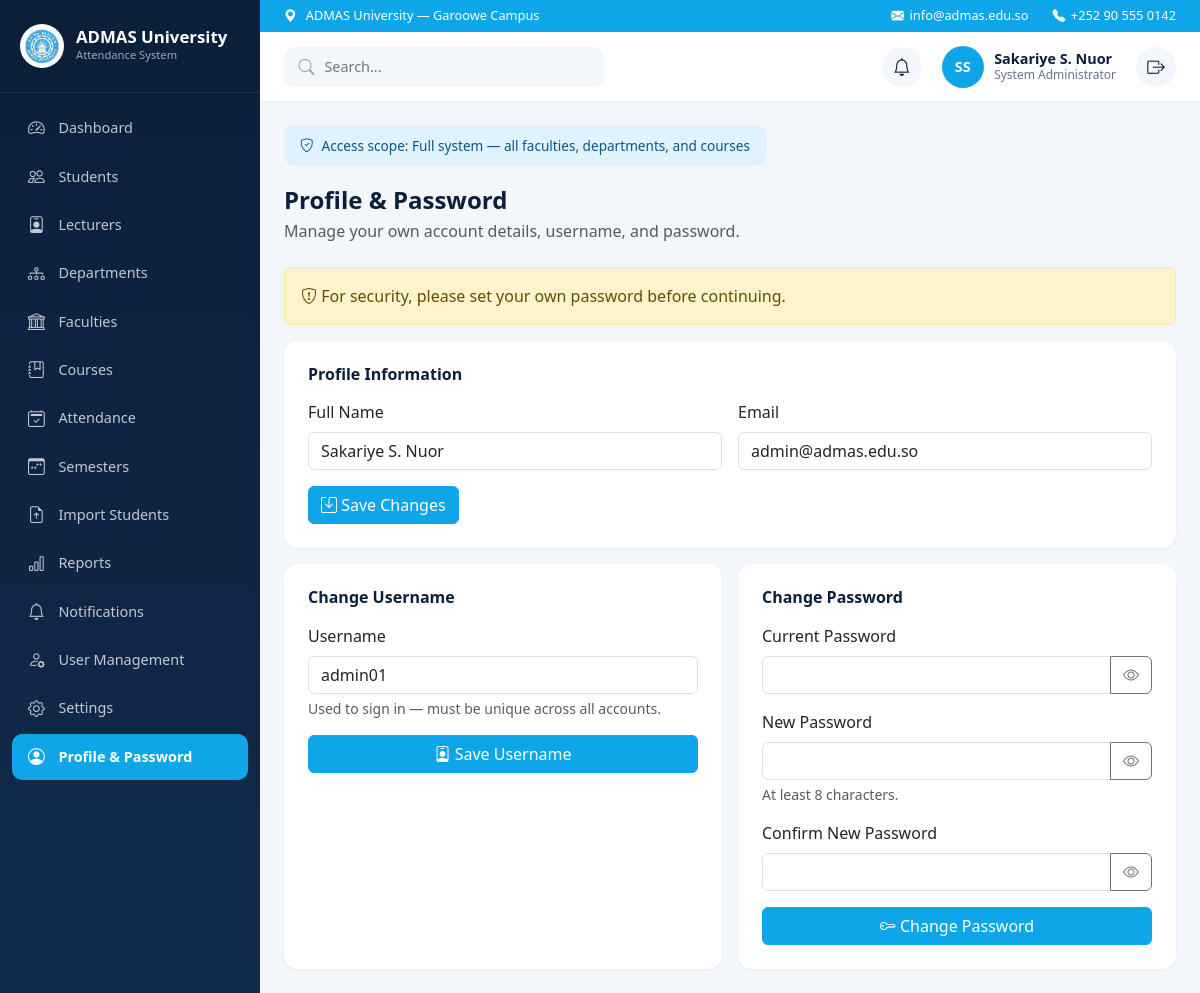
Screenshot of /admin/profile.php (signed in) with the database file from the repository.
### tables this page shows
CREATE TABLE users (
  id             INT UNSIGNED PRIMARY KEY AUTO_INCREMENT,
  username       VARCHAR(60)  NOT NULL UNIQUE,
  password_hash  VARCHAR(255) NOT NULL,       
  full_name      VARCHAR(150) NOT NULL,
  email          VARCHAR(150) NULL UNIQUE,
  role_id        TINYINT UNSIGNED NOT NULL,
  faculty_id     INT UNSIGNED NULL,           
  status         ENUM('active','inactive') NOT NULL DEFAULT 'active',
  must_change_password TINYINT(1) NOT NULL DEFAULT 1,  
  last_login_at  DATETIME NULL,
  created_at     TIMESTAMP DEFAULT CURRENT_TIMESTAMP,
  updated_at     TIMESTAMP DEFAULT CURRENT_TIMESTAMP ON UPDATE CURRENT_TIMESTAMP,
  CONSTRAINT fk_users_role
    FOREIGN KEY (role_id) REFERENCES roles(id),
  CONSTRAINT fk_users_faculty
    FOREIGN KEY (faculty_id) REFERENCES faculties(id) ON DELETE SET NULL
);

### includes/auth.php (called while the page is built, shortened)
<?php
require_once __DIR__ . '/nav_items.php';
function current_user(): ?array
{
    $conn = db();
    $stmt = $conn->prepare('SELECT id, username, full_name, email, role_id, faculty_id, status FROM users WHERE id = ?');
    $stmt->bind_param('i', $_SESSION['user_id']);
    $stmt->execute();
    $result = $stmt->get_result();
    $user = $result->fetch_assoc();
    return $user ?: null;
}
function current_role(): string
{
    return (string) ($_SESSION['role'] ?? '');
}

### includes/nav_items.php (called while the page is built, shortened)
<?php
function role_label(string $role): string
{
    $labels = [
        'system_admin' => 'System Administrator',
        'head_academic' => 'Head of Academic Affairs',
        'registration' => 'Registration Office',
        'dean' => 'Dean',
        'lecturer' => 'Lecturer',
        'student' => 'Student',
    ];
    return $labels[$role] ?? $role;
}

### admin/profile.php (the view, shortened to what this page needs)
<?php
require_once __DIR__ . '/../includes/auth.php';
require_once __DIR__ . '/../includes/nav_items.php';
$conn = db();
$currentUser = current_user();
$settings = [];
$settingsResult = $conn->query('SELECT `key`, `value` FROM settings');
if ($settingsResult) {
    while ($row = $settingsResult->fetch_assoc()) {
        $settings[$row['key']] = $row['value'];
    }
}
$profileFormValues = [
    'full_name' => (string) $currentUser['full_name'],
    'email' => (string) ($currentUser['email'] ?? ''),
];
$usernameFormValues = [
    'new_username' => (string) $currentUser['username'],
];
?>
<!DOCTYPE html>
<html lang="en">
<head>
    <link href="https://cdn.jsdelivr.net/npm/bootstrap@5.3.3/dist/css/bootstrap.min.css" rel="stylesheet">
    <link href="https://cdn.jsdelivr.net/npm/bootstrap-icons@1.11.3/font/bootstrap-icons.min.css" rel="stylesheet">
    <link href="<?= htmlspecialchars(BASE_URL) ?>/assets/css/app.css" rel="stylesheet">
</head>
<body>
    <?php include __DIR__ . '/../includes/sidebar.php'; ?>
    <div class="main-content">
        <?php include __DIR__ . '/../includes/topbar.php'; ?>
        <div class="page-body">
            <div class="scope-banner">
                <i class="bi bi-shield-check"></i>
                Access scope: Full system — all faculties, departments, and courses
            </div>
            <div class="d-flex justify-content-between align-items-start flex-wrap gap-2 mb-4">
                <div>
                    <h4 class="fw-bold mb-1" style="color: #0b1f3a;">Profile &amp; Password</h4>
                    <p class="text-muted mb-0">Manage your own account details, username, and password.</p>
                </div>
            </div>
            <?php if (!empty($_SESSION['must_change_password'])): ?>
                <div class="alert alert-warning" role="alert">
                    <i class="bi bi-shield-exclamation"></i>
                    For security, please set your own password before continuing.
                </div>
            <?php endif; ?>
            <div class="admas-card p-4 mb-3">
                <h6 class="fw-bold mb-3" style="color: #0b1f3a;">Profile Information</h6>
                <form method="post" action="<?= htmlspecialchars(BASE_URL) ?>/admin/profile.php" class="row g-3">
                    <div class="col-md-6">
                        <label for="fullNameInput" class="form-label">Full Name</label>
                        <input type="text" class="form-control" id="fullNameInput" name="full_name" maxlength="150" required
                               value="<?= htmlspecialchars($profileFormValues['full_name']) ?>">
                    </div>
                    <div class="col-md-6">
                        <label for="emailInput" class="form-label">Email</label>
                        <input type="email" class="form-control" id="emailInput" name="email" maxlength="150"
                               value="<?= htmlspecialchars($profileFormValues['email']) ?>">
                    </div>
                    <div class="col-12">
                        <button type="submit" class="btn btn-primary" style="background-color: #0ea5e9; border-color: #0ea5e9;">
                            <i class="bi bi-save"></i> Save Changes
                        </button>
                    </div>
                </form>
            </div>
            <div class="row g-3">
                <div class="col-lg-6">
                    <div class="admas-card p-4 h-100">
                        <h6 class="fw-bold mb-3" style="color: #0b1f3a;">Change Username</h6>
                        <form method="post" action="<?= htmlspecialchars(BASE_URL) ?>/admin/profile.php">
                            <div class="mb-3">
                                <label for="newUsernameInput" class="form-label">Username</label>
                                <input type="text" class="form-control" id="newUsernameInput" name="new_username" maxlength="60" required
                                       value="<?= htmlspecialchars($usernameFormValues['new_username']) ?>">
                                <div class="form-text">Used to sign in — must be unique across all accounts.</div>
                            </div>
                            <button type="submit" class="btn btn-primary w-100" style="background-color: #0ea5e9; border-color: #0ea5e9;">
                                <i class="bi bi-person-badge"></i> Save Username
                            </button>
                        </form>
                    </div>
                </div>
                <div class="col-lg-6">
                    <div class="admas-card p-4 h-100">
                        <h6 class="fw-bold mb-3" style="color: #0b1f3a;">Change Password</h6>
                        <form method="post" action="<?= htmlspecialchars(BASE_URL) ?>/admin/profile.php">
                            <div class="mb-3">
                                <label for="currentPasswordInput" class="form-label">Current Password</label>
                                <div class="input-group">
                                    <input type="password" class="form-control" id="currentPasswordInput" name="current_password" required>
                                    <button class="btn btn-outline-secondary toggle-password" type="button" data-target="currentPasswordInput" aria-label="Show password">
                                        <i class="bi bi-eye"></i>
                                    </button>
                                </div>
                            </div>
                            <div class="mb-3">
                                <label for="newPasswordInput" class="form-label">New Password</label>
                                <div class="input-group">
                                    <input type="password" class="form-control" id="newPasswordInput" name="new_password" minlength="8" required>
                                    <button class="btn btn-outline-secondary toggle-password" type="button" data-target="newPasswordInput" aria-label="Show password">
                                        <i class="bi bi-eye"></i>
                                    </button>
                                </div>
                                <div class="form-text">At least 8 characters.</div>
                            </div>
                            <div class="mb-3">
                                <label for="confirmNewPasswordInput" class="form-label">Confirm New Password</label>
                                <div class="input-group">
                                    <input type="password" class="form-control" id="confirmNewPasswordInput" name="confirm_new_password" minlength="8" required>
                                    <button class="btn btn-outline-secondary toggle-password" type="button" data-target="confirmNewPasswordInput" aria-label="Show password">
                                        <i class="bi bi-eye"></i>
                                    </button>
                                </div>
                            </div>
                            <button type="submit" class="btn btn-primary w-100" style="background-color: #0ea5e9; border-color: #0ea5e9;">
                                <i class="bi bi-key"></i> Change Password
                            </button>
                        </form>
                    </div>
                </div>
            </div>
        </div>
    </div>
</body>
</html>

### includes/topbar.php (shortened to what this page needs)
<?php
$universityName = $settings['university_name'] ?? 'ADMAS University';
$campus = $settings['campus'] ?? '';
$contactEmail = $settings['contact_email'] ?? '';
$contactPhone = $settings['contact_phone'] ?? '';
$initials = '';
foreach (preg_split('/\s+/', trim((string) ($currentUser['full_name'] ?? ''))) as $part) {
    if ($part !== '') {
        $initials .= mb_strtoupper(mb_substr($part, 0, 1));
    }
}
$initials = mb_substr($initials, 0, 2) ?: '?';
$roleLabel = role_label(current_role());
$notifLinkUrl = null;
$topbarRole = current_role();
if ($topbarRole === 'system_admin' || $topbarRole === 'head_academic') {
    $notifLinkUrl = BASE_URL . '/notifications.php';
}
?>
<div class="top-strip">
    <div class="top-strip-left">
        <i class="bi bi-geo-alt-fill"></i>
        <span><?= htmlspecialchars($universityName . ($campus !== '' ? ' — ' . $campus : '')) ?></span>
    </div>
    <div class="top-strip-right">
        <?php if ($contactEmail !== ''): ?>
            <span><i class="bi bi-envelope-fill"></i><?= htmlspecialchars($contactEmail) ?></span>
        <?php endif; ?>
        <?php if ($contactPhone !== ''): ?>
            <span><i class="bi bi-telephone-fill"></i><?= htmlspecialchars($contactPhone) ?></span>
        <?php endif; ?>
    </div>
</div>
<div class="topbar">
    <div class="topbar-search">
        <i class="bi bi-search"></i>
        <input type="text" placeholder="Search...">
    </div>
    <div class="topbar-right">
        <?php if ($notifLinkUrl !== null): ?>
            <a href="<?= htmlspecialchars($notifLinkUrl) ?>" class="notif-bell" aria-label="Notifications">
                <i class="bi bi-bell"></i>
            </a>
        <?php else: ?>
            <button type="button" class="notif-bell" aria-label="Notifications">
                <i class="bi bi-bell"></i>
            </button>
        <?php endif; ?>
        <div class="topbar-user">
            <div class="avatar-initials"><?= htmlspecialchars($initials) ?></div>
            <div class="user-meta">
                <span class="user-name"><?= htmlspecialchars((string) ($currentUser['full_name'] ?? '')) ?></span>
                <span class="user-role"><?= htmlspecialchars($roleLabel) ?></span>
            </div>
        </div>
        <a href="<?= htmlspecialchars(BASE_URL) ?>/logout.php" class="logout-btn" aria-label="Logout" title="Logout">
            <i class="bi bi-box-arrow-right"></i>
        </a>
    </div>
</div>

### rows the page displays
users: full_name "Sakariye S. Nuor", email "admin@admas.edu.so", new_username "admin01"

### other values shown
$sidebarUniversityName "ADMAS University"
$item['label'] "Dashboard"
$item['label'] "Students"
$item['label'] "Lecturers"
$item['label'] "Departments"
$item['label'] "Faculties"
$item['label'] "Courses"
$item['label'] "Attendance"
$item['label'] "Semesters"
$item['label'] "Import Students"
$item['label'] "Reports"
$item['label'] "Notifications"
$item['label'] "User Management"
$item['label'] "Settings"
$item['label'] "Profile & Password"
